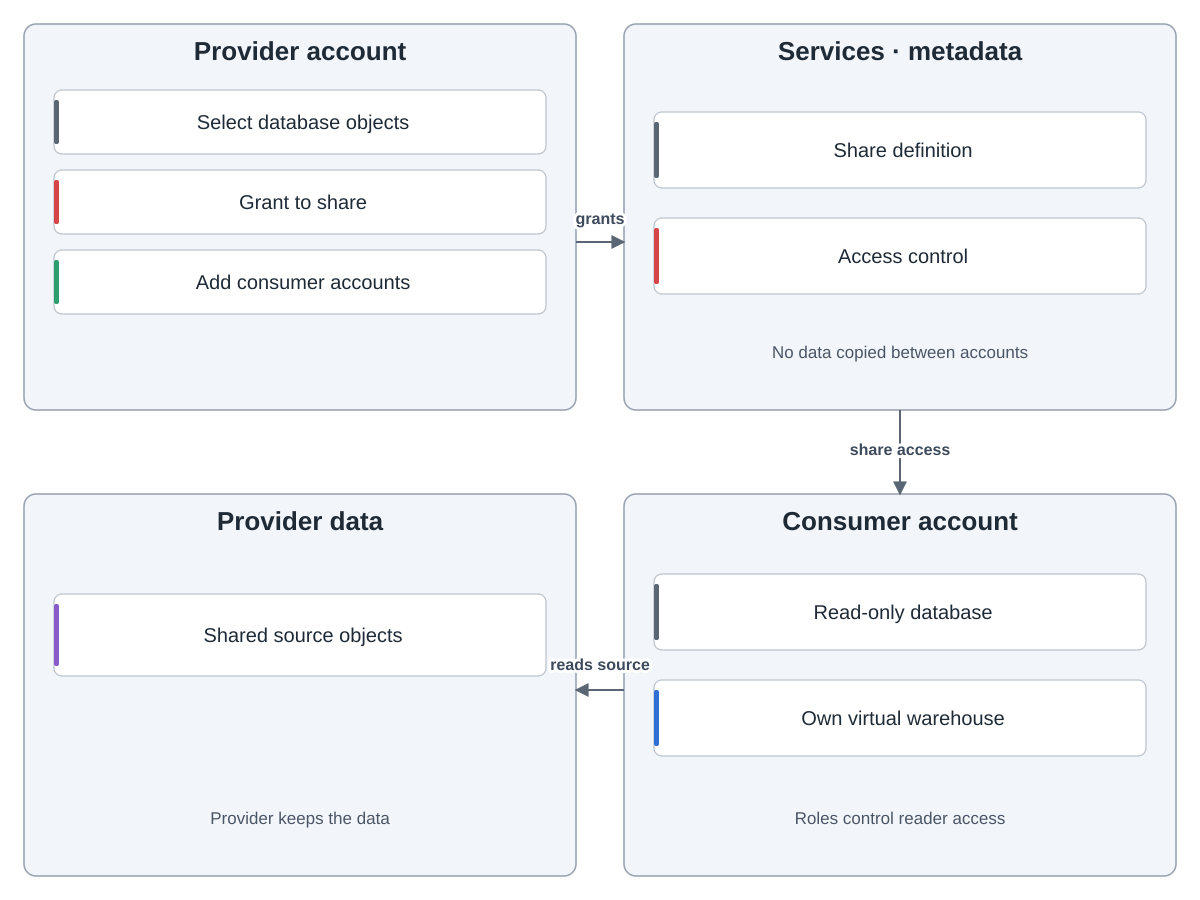

Reproduce this figure in Python.
"""Snowflake secure sharing. Docs snapshot 2026-10-20:
data-sharing-intro.md:17-70; intro-key-concepts.md:140-155, 273-278.
https://docs.snowflake.com/en/user-guide/data-sharing-intro.md
"""
import sys
from pathlib import Path
sys.path.insert(0, str(Path(__file__).resolve().parents[2] / 'tools'))
from archdiagram import Diagram

d = Diagram('Snowflake sharing: access without a data copy',
    'A provider selects database objects and grants them to a share, then adds consumer accounts. The consumer creates a read-only database from that share and grants users access through roles. Snowflake services and metadata expose the provider data without transferring a copy between accounts. The consumer uses its own virtual warehouse to query the shared data.')
d.group(24, 24, 552, 386, 'Provider account')
d.column(24, 24, [('Select database objects', 'data'), ('Grant to share', 'review'), ('Add consumer accounts', 'plan')], first=66)
d.group(624, 24, 552, 386, 'Services · metadata')
d.column(624, 24, [('Share definition', 'data'), ('Access control', 'review')], first=88, h=76, gap=30)
d.notes(624, 24, 386, 'No data copied between accounts')
d.group(624, 494, 552, 382, 'Consumer account')
d.column(624, 494, [('Read-only database', 'data'), ('Own virtual warehouse', 'coding')], first=80, h=76, gap=30)
d.notes(624, 494, 382, 'Roles control reader access')
d.group(24, 494, 552, 382, 'Provider data')
d.column(24, 494, [('Shared source objects', 'write')], first=100, h=82)
d.notes(24, 494, 382, 'Provider keeps the data')
d.arrow('M576 242H624', label='grants', at=(600, 224))
d.arrow('M900 410V494', label='share access', at=(900, 455))
d.arrow('M624 690H576', label='reads source', at=(600, 670))
d.save(Path(__file__).with_suffix('.svg'))
